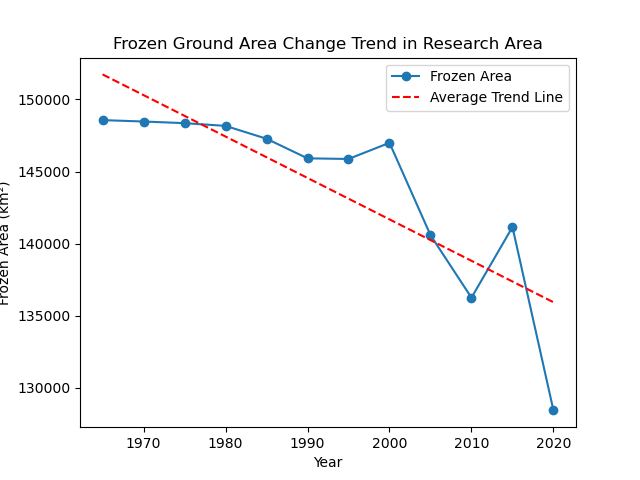

Reproduce this figure in Python.
import matplotlib.pyplot as plt
import numpy as np

# 假设这些是你已有的年份数据和冻土面积数据
years = np.array([1965, 1970, 1975, 1980, 1985, 1990, 1995,2000, 2005,2010, 2015, 2020])
frozen_area = np.array([148561.0, 148464.0, 148350.0, 148162.0, 147271.0, 145913.0, 145869.0, 146988.0, 140593.0, 136257.0, 141153.0, 128447.0])

# 绘制原始数据
plt.plot(years, frozen_area, marker='o', label='Frozen Area')

# 计算趋势线
slope, intercept = np.polyfit(years, frozen_area, 1)  # 线性回归，拟合一次多项式
trendline = slope * years + intercept  # 计算趋势线

# 绘制趋势线
plt.plot(years, trendline, color='red', linestyle='--', label='Average Trend Line')

# 添加标题和标签
plt.title('Frozen Ground Area Change Trend in Research Area')
plt.xlabel('Year')
plt.ylabel('Frozen Area (km²)')

# 显示图例
plt.legend()

# 显示图形
plt.show()
